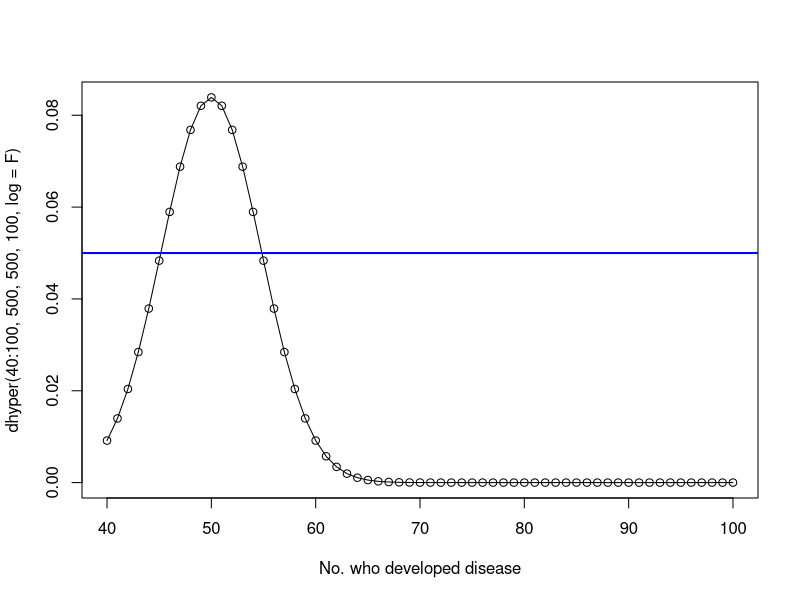

This figure's R source:
#In an RCT of 1000 people, 500 received the experimental drug and the rest placebo
#Of the 500 who received treatment, 40 developed disease, while in the placebo group 60 developed disease
##Risk ratio of exposure:
RR <-(40/500)/(60/500) ##Ratio of  Incidence of disease in the exposed Vs incidence of disease in unexposed
RR ##the Treatment is protective
#To obtain the probability of getting a result as extreme as the one observed, let's assume this follows a hypergeometric distribution, no bias, and sampling without replacement
sum(dhyper(0:40,500,500,100, log=F)) ## the result is significant
#probaility of getting >= 40 deaths
cbind(40:100,(dhyper(40:100,500,500,100, log=F)))
##Plotting probaility of getting >= 40 deaths
pdf(file.path('C:/Users/Joseph/OneDrive/Documents/Sandbox','RR-plot.pdf'), w = 8, h = 11)
plot(seq(40,100), dhyper(40:100,500,500,100, log=F), xlab="No. who developed disease",
     lines(seq(40,100), dhyper(40:100,500,500,100, log=F)))
abline(h=0.05,untf=F, col="blue", lty=1, lwd=2) ## line showing statistical significance
dev.off()
###########continuation of the project########################

# I am learning

